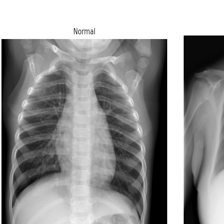
#> input picture assets/sample_normal.png, 224 x 224 px
$ python -i data.py   (imports and definitions only)
#> lines starting #> are read from the running program, lines starting #| are printed output that depends on the picture
"""Dataset discovery, label definitions, preprocessing and an in-memory uint8 image cache.

All four corpora are preprocessed once (percentile clipping -> CLAHE -> 224x224) and stored as
uint8 arrays so that episodic training reads images from RAM instead of decoding JPEG/PNG files
inside every episode.
"""

import os
import re
import gzip
import json
import math
from multiprocessing import Pool
from typing import Dict, Optional, Tuple

import numpy as np
import pandas as pd
import torch
import torch.nn.functional as F

try:
    import cv2
except ImportError:  # pragma: no cover
    cv2 = None

IMG_EXT = (".png", ".jpg", ".jpeg")
INPUT_ROOT = os.environ.get("URP_INPUT", "/kaggle/input")


# ----------------------------------------------------------------------------------------------
# Root discovery
# ----------------------------------------------------------------------------------------------
# [67 lines left out: functions _walk_dirs, find_file, find_dir_with, find_cxr_root, discover_roots, index_images, not called in this run]


# ----------------------------------------------------------------------------------------------
# Tables (one row per image): key, path, label, group, dataset
# ----------------------------------------------------------------------------------------------
def _read_list_gz(path: str) -> pd.DataFrame:
    with gzip.open(path, "rt", encoding="utf-8") as f:
        return pd.read_csv(f)


# [25 lines left out: function nih_table, not called in this run]


NIH14 = ["Atelectasis", "Cardiomegaly", "Effusion", "Infiltration", "Mass", "Nodule", "Pneumonia", "Pneumothorax",
         "Consolidation", "Edema", "Emphysema", "Fibrosis", "Pleural_Thickening", "Hernia"]


# [17 lines left out: function nih14_table, not called in this run]


_CXR_PAT_RULES = [
    (re.compile(r"^(person\d+)_", re.I), lambda m: "k_" + m.group(1).lower()),
    (re.compile(r"^(?:bacteria|virus|normal)-(\d+)-\d+", re.I), lambda m: "m_" + m.group(1)),
    (re.compile(r"^(?:normal2-)?im-(\d+)-\d+", re.I), lambda m: "im_" + m.group(1)),
]


# [28 lines left out: functions cxr_patient_id, cxr_table, not called in this run]


NIH_NAME = re.compile(r"^\d{8}_\d{3}\.png$")


# [101 lines left out: functions cxr_clean_flags, chexpert_labels, chexpert_table, siim_table, not called in this run]


# ----------------------------------------------------------------------------------------------
# Preprocessing (Section 3.3): percentile clip -> 8-bit rescale -> CLAHE(2.0, 8x8) -> 224x224
# ----------------------------------------------------------------------------------------------
def preprocess_image(path: str, size: int = 224) -> Optional[np.ndarray]:
#> called with path = '../assets/sample_normal.png', size = 224
    img = cv2.imread(path, cv2.IMREAD_UNCHANGED)
#> img is the input picture: shape (224, 224, 3); min 0, max 255, mean 150.3
    if img is None:
        return None
    if img.ndim == 3:
        img = cv2.cvtColor(img, cv2.COLOR_BGRA2GRAY if img.shape[2] == 4 else cv2.COLOR_BGR2GRAY)
#> img: shape (224, 224)
    img = img.astype(np.float32)
    h, w = img.shape[:2]
#> h = 224; w = 224
    m = max(h, w)
#> m = 224
    if m > 1024:  # speed only: CLAHE is applied at <=1024 px on the long side
        s = 1024.0 / m
        img = cv2.resize(img, (max(1, round(w * s)), max(1, round(h * s))), interpolation=cv2.INTER_AREA)
    lo, hi = np.percentile(img, (1, 99))
#> lo = 0; hi = 255
    if hi <= lo:
        hi = lo + 1.0
    img = (np.clip((img - lo) / (hi - lo), 0.0, 1.0) * 255.0).astype(np.uint8)
    img = cv2.createCLAHE(clipLimit=2.0, tileGridSize=(8, 8)).apply(img)
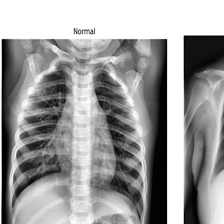
#> img: shape (224, 224); min 2, max 255, mean 156.1
    return cv2.resize(img, (size, size), interpolation=cv2.INTER_LINEAR)


# [49 lines left out: functions _pp_worker, dhash, build_cache, load_cache, not called in this run]


# ----------------------------------------------------------------------------------------------
# GPU input pipeline and augmentation (flip p=0.5, rotation +-10 deg, translation +-5 %)
# ----------------------------------------------------------------------------------------------
# [1 line that did not run here, left out]
# [1 line that did not run here, left out]


# [78 lines left out: functions gpu_augment, _gauss1d, gpu_augment_dg, to_input, iter_batches, not called in this run]


def write_json(obj, path: str):
    with open(path, "w") as f:
        json.dump(obj, f, indent=2, default=float)

>>> result = preprocess_image('../assets/sample_normal.png')
